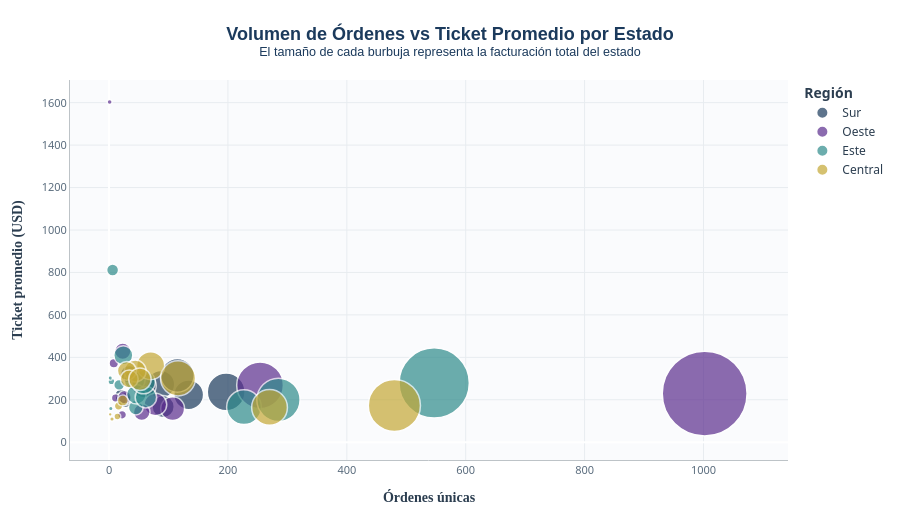

The code cell stored with this chart in its notebook:
### Markdown cell above
### 3.4 Análisis de órdenes por estado

### Code cell
# Dispersión: Órdenes vs Ticket promedio por estado
ventas_estado = df.groupby(['State', 'Región']).agg(
    Ventas_Totales=('Sales', 'sum'),
    Ticket_Promedio=('Sales', 'mean'),
    Cantidad_Ordenes=('Order ID', 'nunique'),
    Clientes=('Customer ID', 'nunique')
).reset_index()

fig4 = px.scatter(
    ventas_estado,
    x='Cantidad_Ordenes',
    y='Ticket_Promedio',
    size='Ventas_Totales',
    color='Región',
    hover_name='State',
    title='<b>Volumen de Órdenes vs Ticket Promedio por Estado</b><br><sup>El tamaño de cada burbuja representa la facturación total del estado</sup>',
    labels={
        'Cantidad_Ordenes': '<b>Órdenes únicas</b>',
        'Ticket_Promedio': '<b>Ticket promedio (USD)</b>',
        'Ventas_Totales': 'Ventas totales',
        'Clientes': 'Clientes únicos',
        'Región': 'Región'
    },
    size_max=60,
    color_discrete_sequence=PALETA,
    hover_data=['Clientes', 'Ventas_Totales']
)

fig4.update_layout(**LAYOUT_PROFESIONAL)
fig4.update_layout(
    legend=dict(title='<b>Región</b>'),
    height=520
)
fig4.update_traces(
    marker=dict(line=dict(width=1.5, color='white')),
    selector=dict(mode='markers')
)

fig4.show()

### Figure 1 — Plotly figure (JSON) as saved in the notebook; plotly's stock layout.template omitted (floating-point values rounded to 4 significant figures)
{"data": [{"customdata": [[34.0, 19510.0], [27.0, 11680.0], [178.0, 88440.0], [80.0, 48220.0], [56.0, 36460.0], [20.0, 9131.0], [25.0, 10770.0], [120.0, 55170.0], [19.0, 8482.0], [84.0, 30660.0], [107.0, 70640.0]], "hovertemplate": "<b>%{hovertext}</b><br><br>Región=Sur<br><b>Órdenes únicas</b>=%{x}<br><b>Ticket promedio (USD)</b>=%{y}<br>Ventas totales=%{customdata[1]}<br>Clientes únicos=%{customdata[0]}<extra></extra>", "hovertext": ["Alabama", "Arkansas", "Florida", "Georgia", "Kentucky", "Louisiana", "Mississippi", "North Carolina", "South Carolina", "Tennessee", "Virginia"], "legendgroup": "Sur", "marker": {"color": "#1B3A5C", "line": {"color": "white", "width": 1.5}, "size": [19510.0, 11680.0, 88440.0, 48220.0, 36460.0, 9131.0, 10770.0, 55170.0, 8482.0, 30660.0, 70640.0], "sizemode": "area", "sizeref": 124.0, "symbol": "circle"}, "mode": "markers", "name": "Sur", "orientation": "v", "showlegend": true, "type": "scatter", "x": [34, 27, 197, 87, 59, 20, 26, 134, 20, 91, 115], "xaxis": "x", "y": [319.8, 194.6, 237.1, 272.4, 266.1, 222.7, 203.2, 223.3, 201.9, 167.6, 315.3], "yaxis": "y"}, {"customdata": [[99.0, 35270.0], [570.0, 446300.0], [74.0, 31840.0], [11.0, 4382.0], [8.0, 5589.0], [23.0, 16730.0], [22.0, 4784.0], [50.0, 17280.0], [26.0, 11220.0], [223.0, 135200.0], [1.0, 1603.0]], "hovertemplate": "<b>%{hovertext}</b><br><br>Región=Oeste<br><b>Órdenes únicas</b>=%{x}<br><b>Ticket promedio (USD)</b>=%{y}<br>Ventas totales=%{customdata[1]}<br>Clientes únicos=%{customdata[0]}<extra></extra>", "hovertext": ["Arizona", "California", "Colorado", "Idaho", "Montana", "Nevada", "New Mexico", "Oregon", "Utah", "Washington", "Wyoming"], "legendgroup": "Oeste", "marker": {"color": "#5B2D8E", "line": {"color": "white", "width": 1.5}, "size": [35270.0, 446300.0, 31840.0, 4382.0, 5589.0, 16730.0, 4784.0, 17280.0, 11220.0, 135200.0, 1603.0], "sizemode": "area", "sizeref": 124.0, "symbol": "circle"}, "mode": "markers", "name": "Oeste", "orientation": "v", "showlegend": true, "type": "scatter", "x": [107, 1002, 78, 11, 8, 23, 22, 55, 26, 254, 1], "xaxis": "x", "y": [158.2, 229.3, 177.9, 208.7, 372.6, 429.0, 129.3, 141.7, 211.7, 268.3, 1603.0], "yaxis": "y"}, {"customdata": [[43.0, 13380.0], [43.0, 27320.0], [4.0, 2865.0], [3.0, 1271.0], [45.0, 23710.0], [62.0, 28630.0], [17.0, 7293.0], [58.0, 34610.0], [409.0, 306400.0], [196.0, 74850.0], [255.0, 116300.0], [24.0, 22530.0], [5.0, 8929.0], [2.0, 1210.0]], "hovertemplate": "<b>%{hovertext}</b><br><br>Región=Este<br><b>Órdenes únicas</b>=%{x}<br><b>Ticket promedio (USD)</b>=%{y}<br>Ventas totales=%{customdata[1]}<br>Clientes únicos=%{customdata[0]}<extra></extra>", "hovertext": ["Connecticut", "Delaware", "District of Columbia", "Maine", "Maryland", "Massachusetts", "New Hampshire", "New Jersey", "New York", "Ohio", "Pennsylvania", "Rhode Island", "Vermont", "West Virginia"], "legendgroup": "Este", "marker": {"color": "#2E8B8B", "line": {"color": "white", "width": 1.5}, "size": [13380.0, 27320.0, 2865.0, 1271.0, 23710.0, 28630.0, 7293.0, 34610.0, 306400.0, 74850.0, 116300.0, 22530.0, 8929.0, 1210.0], "sizemode": "area", "sizeref": 124.0, "symbol": "circle"}, "mode": "markers", "name": "Este", "orientation": "v", "showlegend": true, "type": "scatter", "x": [45, 43, 4, 3, 46, 62, 17, 58, 547, 227, 285, 24, 6, 2], "xaxis": "x", "y": [163.2, 293.8, 286.5, 158.8, 225.8, 212.1, 270.1, 283.7, 279.3, 165.2, 199.8, 409.5, 811.8, 302.5], "yaxis": "y"}, {"customdata": [[231.0, 79240.0], [67.0, 48720.0], [16.0, 4444.0], [14.0, 2914.0], [105.0, 76140.0], [42.0, 29860.0], [28.0, 22210.0], [23.0, 7465.0], [2.0, 919.9], [34.0, 19680.0], [5.0, 1316.0], [367.0, 168600.0], [51.0, 31170.0]], "hovertemplate": "<b>%{hovertext}</b><br><br>Región=Central<br><b>Órdenes únicas</b>=%{x}<br><b>Ticket promedio (USD)</b>=%{y}<br>Ventas totales=%{customdata[1]}<br>Clientes únicos=%{customdata[0]}<extra></extra>", "hovertext": ["Illinois", "Indiana", "Iowa", "Kansas", "Michigan", "Minnesota", "Missouri", "Nebraska", "North Dakota", "Oklahoma", "South Dakota", "Texas", "Wisconsin"], "legendgroup": "Central", "marker": {"color": "#C4A835", "line": {"color": "white", "width": 1.5}, "size": [79240.0, 48720.0, 4444.0, 2914.0, 76140.0, 29860.0, 22210.0, 7465.0, 919.9, 19680.0, 1316.0, 168600.0, 31170.0], "sizemode": "area", "sizeref": 124.0, "symbol": "circle"}, "mode": "markers", "name": "Central", "orientation": "v", "showlegend": true, "type": "scatter", "x": [270, 70, 16, 14, 116, 44, 30, 23, 2, 34, 5, 480, 52], "xaxis": "x", "y": [164.1, 360.9, 170.9, 121.4, 300.9, 335.5, 336.4, 196.4, 131.4, 298.2, 109.6, 173.3, 296.9], "yaxis": "y"}], "layout": {"font": {"color": "#2C3E50", "family": "Segoe UI, Arial", "size": 12}, "height": 520, "hoverlabel": {"bgcolor": "white", "font": {"family": "Segoe UI", "size": 12}}, "legend": {"itemsizing": "constant", "title": {"text": "<b>Región</b>"}, "tracegroupgap": 0}, "margin": {"b": 60, "l": 70, "r": 40, "t": 80}, "paper_bgcolor": "white", "plot_bgcolor": "#FAFBFD", "title": {"font": {"color": "#1B3A5C", "family": "Segoe UI Semibold, Arial", "size": 18}, "text": "<b>Volumen de Órdenes vs Ticket Promedio por Estado</b><br><sup>El tamaño de cada burbuja representa la facturación total del estado</sup>", "x": 0.5, "xanchor": "center"}, "xaxis": {"anchor": "y", "domain": [0, 1], "gridcolor": "#E8ECF0", "linecolor": "#BDC3C7", "linewidth": 1, "showline": true, "tickfont": {"color": "#5A6C7D", "size": 11}, "title": {"font": {"color": "#2C3E50", "family": "Segoe UI Semibold", "size": 14}, "text": "<b>Órdenes únicas</b>"}}, "yaxis": {"anchor": "x", "domain": [0, 1], "gridcolor": "#E8ECF0", "linecolor": "#BDC3C7", "linewidth": 1, "showline": true, "tickfont": {"color": "#5A6C7D", "size": 11}, "title": {"font": {"color": "#2C3E50", "family": "Segoe UI Semibold", "size": 14}, "text": "<b>Ticket promedio (USD)</b>"}}}}
